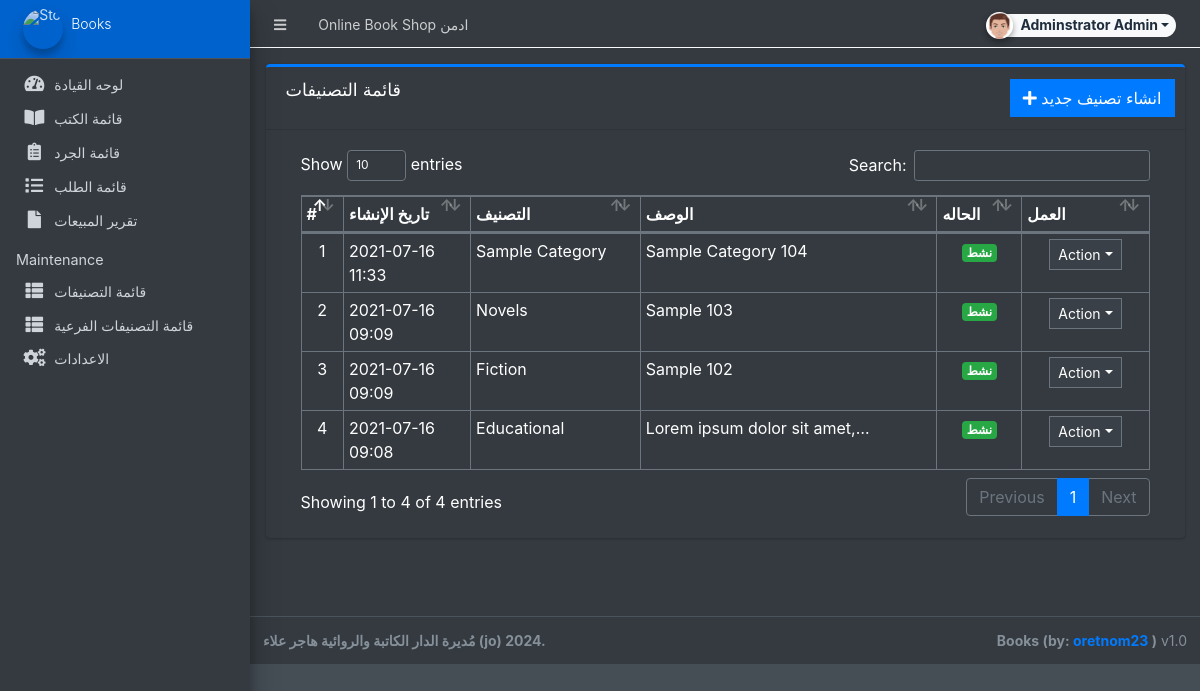
The app's page /admin/?page=maintenance/category (signed in) with its own data.
### tables this page shows
CREATE TABLE `categories` (
  `id` int(30) NOT NULL,
  `category` varchar(250) NOT NULL,
  `description` text DEFAULT NULL,
  `status` tinyint(1) NOT NULL DEFAULT 1,
  `date_created` datetime NOT NULL DEFAULT current_timestamp()
);

### admin/maintenance/category.php (the view, shortened to what this page needs)
<div class="card card-outline card-primary">
	<div class="card-header">
		<h3 class="card-title">قائمة التصنيفات</h3>
		<div class="card-tools">
			<a href="?page=maintenance/manage_category" class="btn btn-flat btn-primary"><span class="fas fa-plus"></span> انشاء تصنيف جديد</a>
		</div>
	</div>
	<div class="card-body">
		<div class="container-fluid">
			<div class="container-fluid">
				<table class="table table-bordered table-stripped">
					<colgroup>
						<col width="5%">
						<col width="15%">
						<col width="20%">
						<col width="35%">
						<col width="10%">
						<col width="15%">
					</colgroup>
					<thead>
						<tr>
							<th>#</th>
							<th>تاريخ الإنشاء</th>
							<th>التصنيف</th>
							<th>الوصف</th>
							<th>الحاله</th>
							<th>العمل</th>
						</tr>
					</thead>
					<tbody>
						<?php
						$i = 1;
						$qry = $conn->query("SELECT * from `categories` order by unix_timestamp(date_created) desc ");
						while ($row = $qry->fetch_assoc()) :
							$row['description'] = strip_tags(stripslashes(html_entity_decode($row['description'])));
						?>
							<tr>
								<td class="text-center"><?php echo $i++; ?></td>
								<td><?php echo date("Y-m-d H:i", strtotime($row['date_created'])) ?></td>
								<td><?php echo $row['category'] ?></td>
								<td>
									<p class="truncate-1 m-0"><?php echo $row['description'] ?></p>
								</td>
								<td class="text-center">
									<?php if ($row['status'] == 1) : ?>
										<span class="badge badge-success">نشط</span>
									<?php else : ?>
										<span class="badge badge-danger">غير نشط</span>
									<?php endif; ?>
								</td>
								<td align="center">
									<button type="button" class="btn btn-flat btn-default btn-sm dropdown-toggle dropdown-icon" data-toggle="dropdown">
										Action
									</button>
								</td>
							</tr>
						<?php endwhile; ?>
					</tbody>
				</table>
			</div>
		</div>
	</div>
</div>

### records on screen
categories: date_created "2021-07-16 11:33", category "Sample Category", description "Sample Category 104", status "نشط"
categories: date_created "2021-07-16 09:09", category "Novels", description "Sample 103", status "نشط"
categories: date_created "2021-07-16 09:09", category "Fiction", description "Sample 102", status "نشط"
categories: date_created "2021-07-16 09:08", category "Educational", description "Lorem ipsum dolor sit…", status "نشط"

### other values on screen
$_settings->info('name') "Online Book Shop"
$_settings->info('short_name') "Books"
